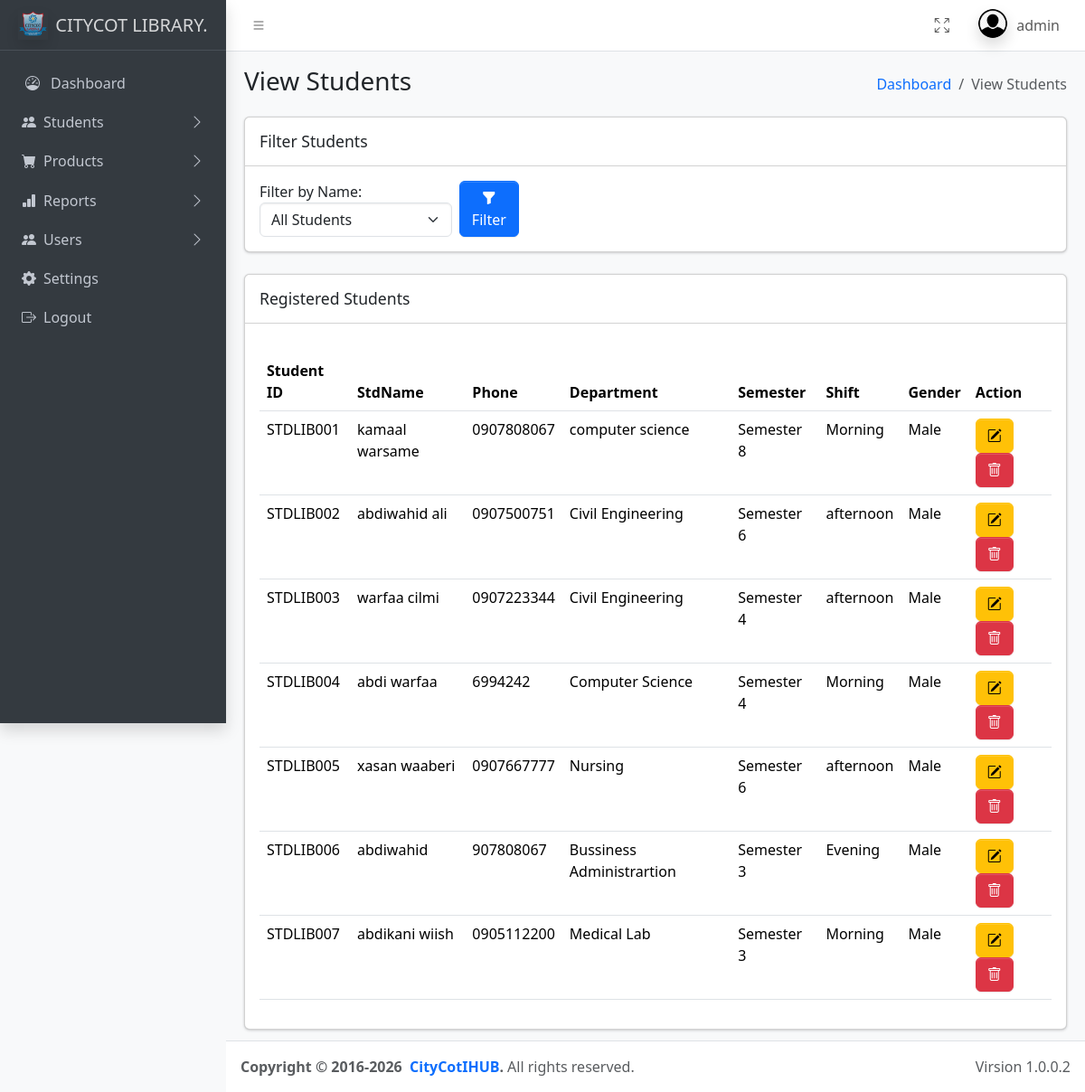
The page /admin/manage_student.php (signed in) on the database its author committed.
### tables this page shows
CREATE TABLE `students` (
  `student_id` varchar(15) NOT NULL,
  `student_name` varchar(150) NOT NULL,
  `phone` varchar(30) DEFAULT NULL,
  `department` varchar(100) DEFAULT NULL,
  `semester` varchar(50) DEFAULT NULL,
  `shift` enum('Morning','afternoon','Evening') NOT NULL,
  `gender` enum('Male','Female') NOT NULL,
  `created_at` timestamp NOT NULL DEFAULT current_timestamp()
);

### admin/manage_student.php (the view, shortened to what this page needs)
<?php
include("../includes/connection.php");
include("../includes/header.php");
$student_name = isset($_GET['student_name']) ? $_GET['student_name'] : '';
if (!empty($student_name)) {
    $query = "SELECT * FROM students WHERE student_name = '$student_name'";
} else {
    $query = "SELECT * FROM students";
}
$result = mysqli_query($conn, $query);
$role = $_SESSION['role'] ?? '';
if ($role === 'admin') {
    $dashboard_link = "../admin/admin_dashboard.php";
} elseif ($role === 'staff') {
    $dashboard_link = "../staff/staff_dashboard.php";
} else {
    $dashboard_link = "../auth/login.php";
}
?>
<!DOCTYPE html>
<html lang="en">
    <head>
    </head>
    <body>
<main class="app-main">
  <div class="app-content-header">
    <div class="container-fluid">
      <div class="row">
        <div class="col-sm-6"><h3 class="mb-0">View Students</h3></div>
        <div class="col-sm-6">
          <ol class="breadcrumb float-sm-end">
            <li class="breadcrumb-item"><a href="<?= $dashboard_link ?>">Dashboard</a></li>
            <li class="breadcrumb-item active">View Students</li>
          </ol>
        </div>
      </div>
    </div>
  </div>
  <div class="app-content">
    <div class="container-fluid">
      <div class="card mb-4">
        <div class="card-header">
          <h5 class="card-title">Filter Students</h5>
        </div>
        <div class="card-body">
          <form method="GET" class="row g-2 align-items-end" action="" autocomplete="off">
            <div class="col-md-4 col-lg-3 col-sm-6">
            <label for="student_name">Filter by Name:</label>
            <select name="student_name" class="form-select">
              <option value="">All Students</option>
            </select>
            </div>
            <div class="col-md-2 col-lg-1 col-sm-6 d-flex allign-items-end">
            <button type="submit" class="btn btn-primary"><i class="bi bi-funnel-fill"></i> Filter</button>
            </div>
          </form>
        </div>
      </div>
      <div class="card">
        <div class="card-header">
          <h5 class="card-title">Registered Students</h5>
        </div>
        <div class="card-body">
          <div class="table-responsive">
          <table class="table mt-3 table-re">
            <thead>
              <tr>
                <th>Student ID</th>
                <th>StdName</th>
                <th>Phone</th>
                <th>Department</th>
                <th>Semester</th>
                <th>Shift</th>
                <th>Gender</th>
                <?php if ($role === 'admin'): ?>
                <th>Action</th>
                <?php endif; ?>
              </tr>
            </thead>
            <tbody>
              <?php if (mysqli_num_rows($result) > 0): ?>
                <?php while ($row = mysqli_fetch_assoc($result)): ?>
                  <tr>
                    <td><?php echo htmlspecialchars($row['student_id']); ?></td>
                    <td><?php echo htmlspecialchars($row['student_name']); ?></td>
                    <td><?php echo htmlspecialchars($row['phone']); ?></td>
                    <td><?php echo htmlspecialchars($row['department']); ?></td>
                    <td><?php echo htmlspecialchars($row['semester']); ?></td>
                    <td><?php echo htmlspecialchars($row['shift']); ?></td>
                    <td><?php echo htmlspecialchars($row['gender']); ?></td>
                  <?php if ($role === 'admin'): ?>
                    <td>
                      <a href="edit_students.php?student_id=<?= $row['student_id']; ?>" class="btn btn-warning"><i class="bi bi-pencil-square"></i></a>
                      <a href="delete_students.php?student_id=<?= $row['student_id']; ?>" class="btn btn-danger"
                      onclick="return confirm('Are you sure you want to delete this student?')">
                    <i class="bi bi-trash"></i></a>
                    </td>
                  <?php endif; ?>
                  </tr>
                <?php endwhile; ?>
              <?php else: ?>
                <tr><td colspan="11">No students found.</td></tr>
              <?php endif; ?>
            </tbody>
          </table>
          </div>
        </div>
      </div>
    </div>
  </div>
</main>
<?php include '../includes/footer.php'; ?>

### rows shown on the page
students: student_id "STDLIB001", student_name "kamaal warsame", phone "0907808067", department "computer science", semester "Semester 8", shift "Morning", gender "Male"
students: student_id "STDLIB002", student_name "abdiwahid ali", phone "0907500751", department "Civil Engineering", semester "Semester 6", shift "afternoon", gender "Male"
students: student_id "STDLIB003", student_name "warfaa cilmi", phone "0907223344", department "Civil Engineering", semester "Semester 4", shift "afternoon", gender "Male"
students: student_id "STDLIB004", student_name "abdi warfaa", phone "6994242", department "Computer Science", semester "Semester 4", shift "Morning", gender "Male"
students: student_id "STDLIB005", student_name "xasan waaberi", phone "0907667777", department "Nursing", semester "Semester 6", shift "afternoon", gender "Male"
students: student_id "STDLIB006", student_name "abdiwahid", phone "907808067", department "Bussiness Administrartion", semester "Semester 3", shift "Evening", gender "Male"
students: student_id "STDLIB007", student_name "abdikani wiish", phone "0905112200", department "Medical Lab", semester "Semester 3", shift "Morning", gender "Male"

### other values the page prints
$_SESSION['username'] "admin"
